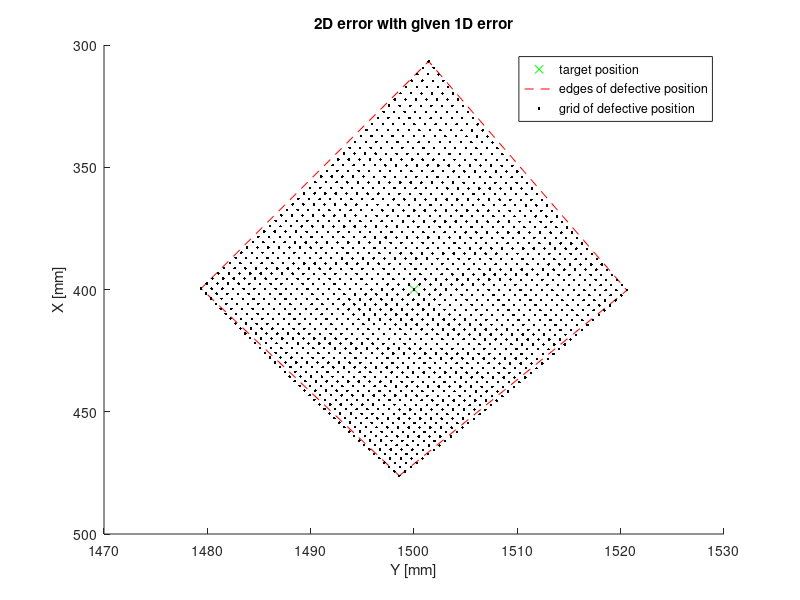

Source code (MATLAB):
clearvars;

Coordinate = [400 1500];
AnchorPos1 = [0; 0];
AnchorPos2 = [0; 3236];

dpos = 20;          % error in mm (+)
dneg = 20;          % error in mm (-)
% length of ropes
% length of ropes
r1 = sqrt((AnchorPos1(1) - Coordinate(1))^2 + (AnchorPos1(2) - Coordinate(2))^2);
r2 = sqrt((AnchorPos2(1) - Coordinate(1))^2 + (AnchorPos2(2) - Coordinate(2))^2);

Anchor2YOffset = 3236;

r1d = linspace(r1-dneg, r1+dpos, dneg + dpos + 1)';
r2d = linspace(r2-dneg, r2+dpos, dneg + dpos + 1)';
idx1 = reshape(repmat(1:length(r1d), length(r2d), 1), 1, []); 
idx2 = repmat(1:length(r2d), 1, length(r1d));
combinations_all = [r1d(idx1), r2d(idx2)];

% combining the edges is enough to get the square
combinations = [r1+dpos r2+dpos; r1+dpos r2-dneg; r1-dneg r2-dneg; r1-dneg r2+dpos];

y = (combinations(:,1).^2 - combinations(:,2).^2 + Anchor2YOffset^2)/(2*Anchor2YOffset);
x = sqrt((combinations(:,1).^2 - y.^2));

y_all = (combinations_all(:,1).^2 - combinations_all(:,2).^2 + Anchor2YOffset^2)/(2*Anchor2YOffset);
x_all = sqrt((combinations_all(:,1).^2 - y_all.^2));

y_real = (r1.^2 - r2.^2 + Anchor2YOffset^2)/(2*Anchor2YOffset);
x_real = sqrt(r1.^2 - y_real.^2);


close all;
figure;
hold on;
title("2D error with given 1D error");
set(gca,'YDir','reverse');      % reverse direction of y axis
xlabel("Y [mm]");
ylabel("X [mm]");
plot(Coordinate(2), Coordinate(1), 'gx');
%plot(y_real, x_real, 'gx');
plot([y; y(1)], [x; x(1)], 'r--'); % Add first point to the end, to draw last line of polygon
plot(y_all, x_all, 'k.');
legend("target position", "edges of defective position", "grid of defective position", 'Location' ,'best');

%% Maximum error per dimension
x_err_max = max(x_all) - x_real;
x_err_min = x_real - min(x_all);
y_err_max = max(y_all) - y_real;
y_err_min = y_real - min(y_all);

%% Maximum euclidean error
euclidean_err = sqrt((x_all - x_real).^2 + (y_all-y_real).^2);
euclidean_err_max = max(euclidean_err);